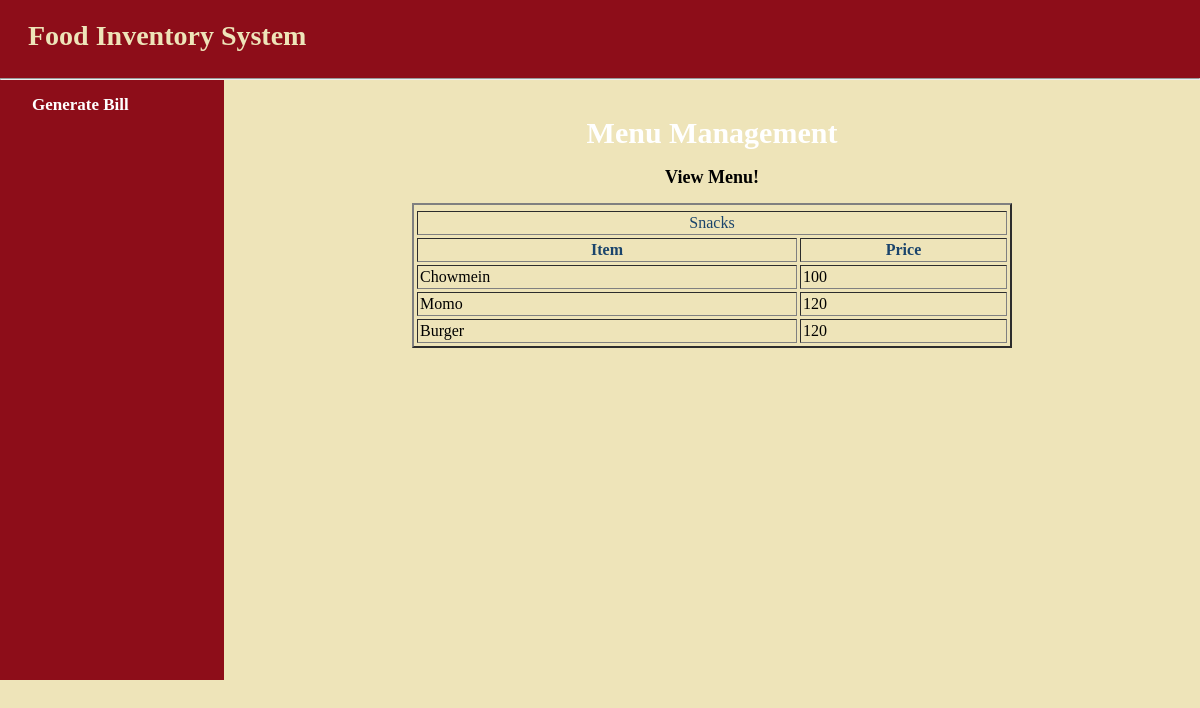
/snacks_cash.php, run on the app's committed database.
### tables this page shows
CREATE TABLE IF NOT EXISTS `menu` (
  `Id` int(3) NOT NULL AUTO_INCREMENT,
  `Name` varchar(30) NOT NULL,
  `Price` float NOT NULL,
  `Category` varchar(50) NOT NULL,
  PRIMARY KEY (`Id`)
);

### public/snacks_cash.php (the view, shortened to what this page needs)
<?php
include ("index.php");
$sql="select * From menu where Category='Snacks'";
$rec=mysqli_query($dbconnect,$sql);
?>
<html>
<head>
</head>
<body>
 <div id="main">
    <div id="navigation">
<p style="font-size: 17px; font-family:Minion Pro Med;"><a href="billing.php"><b>Generate Bill</b></a></p>
</div>
<br/>
<p style="text-align:center; font-size:30px; font-family: Calibri ; color:white "><b> Menu Management </b></p>
<p style="text-align:center; font-size:18px;"><b>View Menu!</b></p>
<table width="600px" border="2" cellpadding="2" cellspacing="3" align="center">
<tr style="font-family: Cambria">
<tr style="color:#1A446C"><td colspan="4"><center>Snacks</center></td></tr>
<th style="color:#1A446C"><b>Item</b></th>
<th style="color:#1A446C"><b>Price</th>
</tr>
<?php
while($list=mysqli_fetch_assoc($rec)){
	echo "<tr>";
		echo "<td>".$list['Name']."</td>";
            echo "<td>".$list['Price']."</td>";
echo "</tr>";
}
?>
</table>
<div>
<br/>
</div>
</div>
</body>
</html>

### public/stylesheets/basic1.css (style rules this page uses)
html { height:100%; width:100% }
body { width:100%; height:100%; margin:0; padding:0; border:0; font-family:Verdana,Arial,Helvetica,sans-serif,harrington; font-size:13px; line-height:15px; background: #EEE4B9; background-image: }
a { color:#8D0D19 }
#main { height:600px; width:100%; margin:0; padding:0; background:#EEE4B9; font-family:Cambria; font-size: 20px;; }
#navigation { float:left; width:160px; height:100%; margin:0; padding:0 2em; color:white; background:#8D0D19; font-size: 16px; text-align: left; }
#navigation a { color:white; text-decoration: none; }

### data on the page
menu: Name "Chowmein", Price "100"
menu: Name "Momo", Price "120"
menu: Name "Burger", Price "120"
